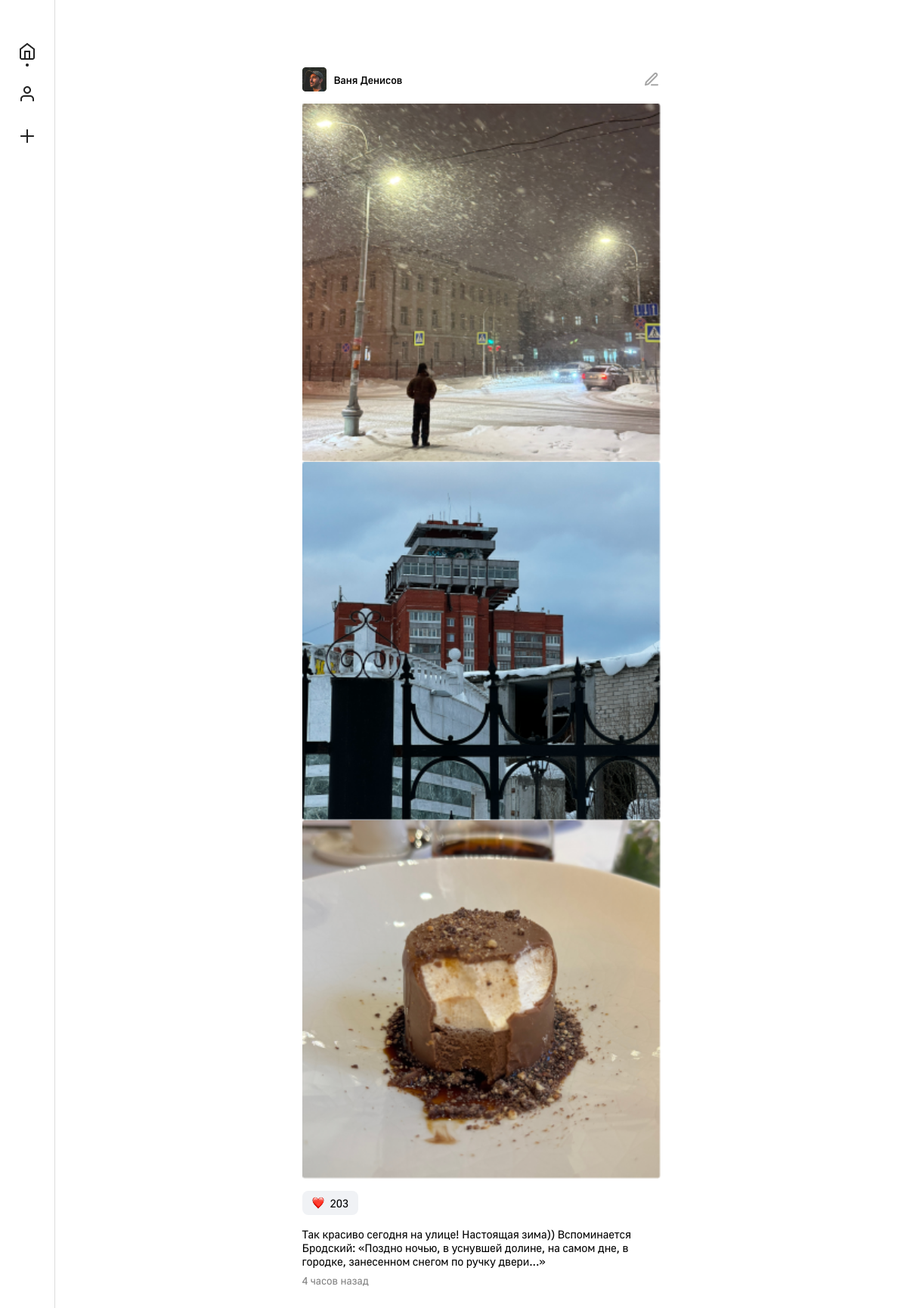
Page /home/post/1 on the committed database.
### tables this page shows
CREATE TABLE posts (
    id INT NOT NULL AUTO_INCREMENT,
    user_id INT NOT NULL,
    title VARCHAR(255) NOT NULL,
    content TEXT NULL,
    created_time TIMESTAMP NOT NULL DEFAULT CURRENT_TIMESTAMP,
    like_count INT NOT NULL DEFAULT 0,
    PRIMARY KEY (id),
    FOREIGN KEY (user_id) REFERENCES users(id) ON DELETE CASCADE
);

CREATE TABLE users (
    id INT NOT NULL AUTO_INCREMENT,
    user_name VARCHAR(255) NOT NULL,
    avatar_url VARCHAR(255) NULL,
    about_yourself VARCHAR(255) NULL,
    PRIMARY KEY (id)
);

### home/post.php (the view, shortened to what this page needs)
<?php
require_once '../data/db.php';
$postId = null;
if (isset($_GET['id'])) {
    $postId = (int)$_GET['id'];
}
$sql = "SELECT p.*, u.user_name, u.avatar_url
        FROM posts AS p
        JOIN users AS u ON p.user_id = u.id
        WHERE p.id = ?";
$stmt = $conn->prepare($sql);
$stmt->bind_param('i', $postId);
$stmt->execute();
$result = $stmt->get_result();
$foundPost = $result->fetch_assoc();
if ($foundPost) {
    $foundPost['images'] = [];
    $sql_images = "SELECT image_url FROM post_images WHERE post_id = ? ORDER BY display_order ASC";
    $stmt_images = $conn->prepare($sql_images);
    $stmt_images->bind_param('i', $postId);
    $stmt_images->execute();
    $result_images = $stmt_images->get_result();
    while ($row = $result_images->fetch_assoc()) {
        $foundPost['images'][] = $row['image_url'];
    }
}
function formatRelativeTime($timestamp) {
    $now = time() + 10800;
    $postTime = strtotime($timestamp);
    $diff = $now - $postTime;
    if ($diff < 60) {
        return $diff . ' секунд назад';
    } elseif ($diff < 3600) {
        $minutes = floor($diff / 60);
        return $minutes . ' минут назад';
    } elseif ($diff < 86400) {
        $hours = floor($diff / 3600);
        return $hours . ' часов назад';
    } elseif ($diff < 604800) {
        $days = floor($diff / 86400);
        return $days . ' дней назад';
    } elseif ($diff < 2592000) {
        $weeks = floor($diff / 604800);
        return $weeks . ' недель назад';
    } elseif ($diff < 31536000) {
        $months = floor($diff / 2592000);
        return $months . ' месяцев назад';
    } else {
        $years = floor($diff / 31536000);
        return $years . ' лет назад';
    }
}
?>
<?php if ($foundPost): ?>
<!DOCTYPE html>
<html>
    <head>
        <link href="../home.css" rel="stylesheet">
        <link href="../../font/font.css" rel="stylesheet">
    </head>
    <body>
        <div class="page">
            <nav class="page__menu">
                <a href="#" title="Home">
                    <img src="../../images/home-target.png" class="menu__image-service" alt="Home" height="40" width="40">
                </a>
                <a href="/profile" title="Profile">
                    <img src="../../images/profile.png" class="menu__image-service" alt="Profile" height="40" width="40">
                </a>
                <a href="#" title="Plus">
                    <img src="../../images/plus.png" class="menu__image-service" alt="Plus" height="40" width="40">
                </a>
            </nav>
            <div class="page__main-content">
                <div class="post-preview">
                    <div class="post-preview__info">
                        <div class="info__user">
                            <?php if ($foundPost['avatar_url']): ?>
                                <img src="<?= htmlspecialchars($foundPost['avatar_url']) ?>" class="user__avatar" alt="Avatar">
                            <?php endif; ?>
                            <span class="user__author"><?= htmlspecialchars($foundPost['user_name']) ?></span>
                        </div>
                        <?php if ($foundPost['user_id'] == 1): ?>
                            <img src="../../images/edit.png" class="user__edit-icon" alt="Edit">
                        <?php endif; ?>
                    </div>
                    <div class="post-preview__content">
                        <?php if (!empty($foundPost['images'])): ?>
                            <div class="content__image-container">
                                <?php foreach ($foundPost['images'] as $imageUrl): ?>
                                    <img src="<?= htmlspecialchars($imageUrl) ?>" class="image-container__image" alt="Post content">
                                <?php endforeach; ?>
                            </div>
                        <?php endif; ?>
                        <div class="content__footer">
                            <div class="footer__actions">
                                <button class="actions__reaction">
                                    <img src="../../images/like.png" class="actions__image-reaction" alt="like">
                                    <p class="actions__reaction-number"><?= $foundPost['like_count'] ?></p>
                                </button>
                            </div>
                            <?php if (!empty($foundPost['content'])): ?>
                                <p class="footer__text"><?= htmlspecialchars($foundPost['content']) ?></p>
                            <?php endif; ?>
                            <span class="footer__time"><?= formatRelativeTime($foundPost['created_time']) ?></span>
                        </div>
                    </div>
                </div>
            </div>
        </div>
    </body>
</html>
<?php endif; ?>

### home/home.css (style rules this page uses)
body, html { margin: 0; padding: 0; font-family: 'Golos UI Regular', sans-serif; background-color: #fff; }
.page { display: flex; flex-direction: row; min-height: 100%; }
.page__menu { flex-shrink: 0; padding: 16px; padding-top: 48px; border-right: 1px solid #ddd; background-color: #fff; }
.menu__image-service { width: 40px; height: 40px; display: block; margin-bottom: 16px; }
.page__main-content { flex-grow: 1; display: flex; flex-direction: column; margin-top: 53px; padding: 20px; align-items: center; }
.post-preview { width: 474px; margin-bottom: 20px; }
.post-preview__info { display: flex; justify-content: space-between; align-items: center; padding-top: 16px; padding-bottom: 16px; }
.info__user { display: flex; align-items: center; gap: 10px; }
.user__avatar { width: 32px; height: 32px; border-radius: 10%; }
.user__author { font: 500 14px 'Golos UI Medium', sans-serif; color: #000; text-decoration: none; }
.user__edit-icon { width: 24px; height: 24px; opacity: 0.7; }
.content__image-container { position: relative; width: 100%; }
.image-container__image { width: 100%; height: 100%; display: flex; }
.content__footer { font: 15px/18px 'golos ui regular', sans-serif; display: flex; flex-direction: column; align-items: flex-start; padding-top: 16px; }
.actions__reaction, .actions__reaction-active { display: flex; align-items: center; gap: 8px; padding: 6px 12px; border-radius: 8px; font-size: 15px; margin-bottom: 16px; border: 1px solid transparent; }
.actions__reaction-number { font: 15px/18px 'golos ui regular', sans-serif; margin: 0; }
.actions__reaction { background: #f0f2f5; }
.actions__image-reaction { width: 16px; height: 16px; }
.footer__text { margin: 0; padding-bottom: 8px; font: 15px/18px 'golos ui regular', sans-serif; letter-spacing: -0.15px; }
.footer__time { font-size: 14px; color: #808080; }

### rows in the picture
posts: user.avatar_url (picture), user.user_name "Ваня Денисов", like_count "203", content "Так красиво сегодня на улице! Настоящая зима)) Вспоминается Бродский: «Поздно ночью, в уснувшей долине, на самом дне, в городке, занесенном снегом по ручку двери...»", created_time "4 часов назад"
